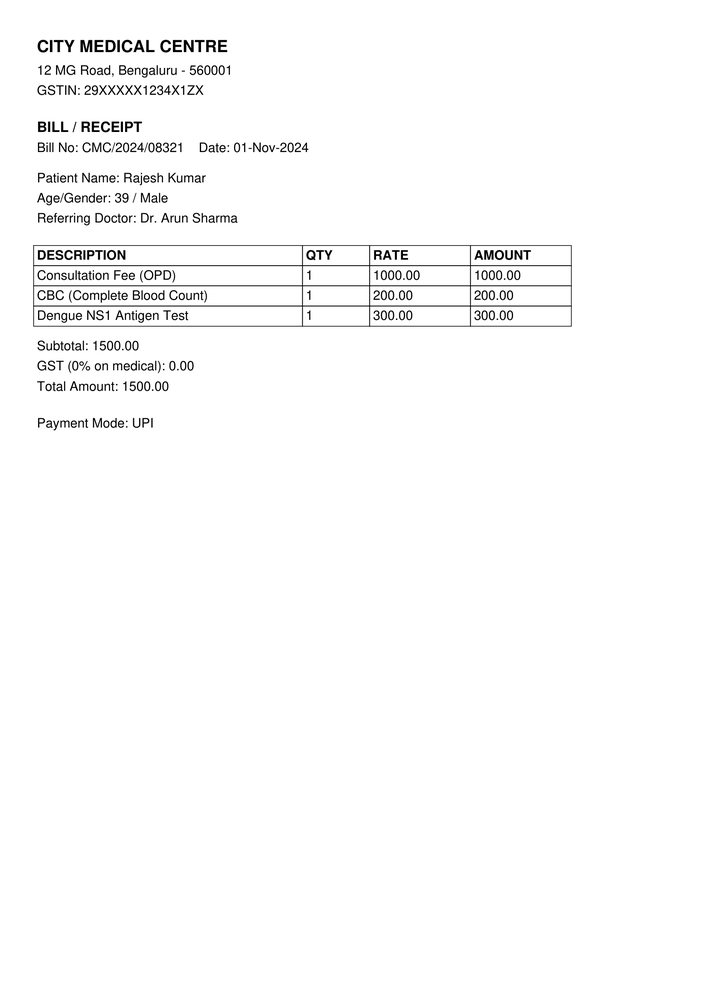
#> input picture bill_rajesh-1.png, 706 x 999 px, shrunk from 1654 x 2339 before the run, found by its file name
$ python generate_mock_pdf.py
#> lines starting #> are read from the running program, lines starting #| are printed output that depends on the picture
from fpdf import FPDF
from PIL import Image, ImageFilter


# 1) Clean prescription PDF (Rajesh) – prescription_rajesh.pdf
# [144 lines left out: functions make_clean_prescription_pdf, make_clean_consultation_bill_pdf, make_pharmacy_bill_pdf, make_dental_bill_pdf, not called in this run]


# 5) Optional blurry image – needs an existing PNG
from PIL import Image, ImageFilter

def make_blurry(input_path: str, output_path: str, radius: int = 3):
#> called with input_path = 'bill_rajesh-1.png', output_path = 'prescription_rajesh_blurry.png', radius = 3
    img = Image.open(input_path)
#> img is the input picture: PIL image 706x999 RGB; min 0, max 255, mean 250.6
    # Ensure we are in a mode that supports GaussianBlur
    if img.mode not in ("RGB", "L"):
        img = img.convert("RGB")
    img = img.filter(ImageFilter.GaussianBlur(radius=radius))
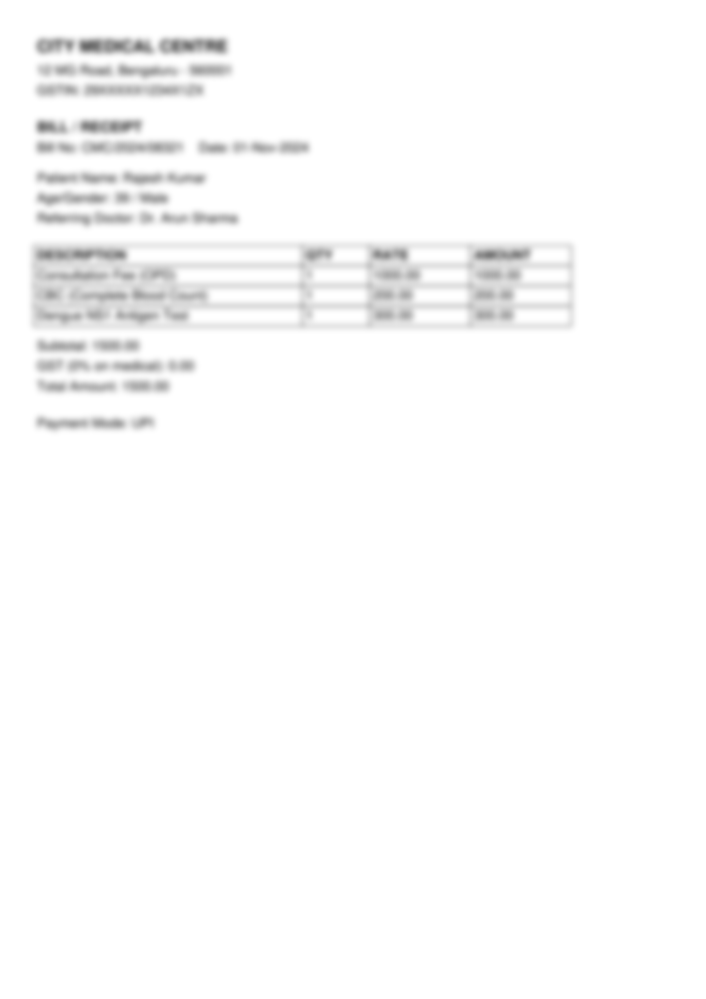
#> img: PIL image 706x999 RGB; min 106, max 255, mean 250.6
    img.save(output_path)

if __name__ == "__main__":
    make_blurry("bill_rajesh-1.png", "prescription_rajesh_blurry.png", radius=3)
    make_blurry("prescription_rajesh-1.png", "bill_rajesh_blurry.png", radius=4)
#> call 2 of make_blurry, with input_path = 'prescription_rajesh-1.png', output_path = 'bill_rajesh_blurry.png', radius = 4
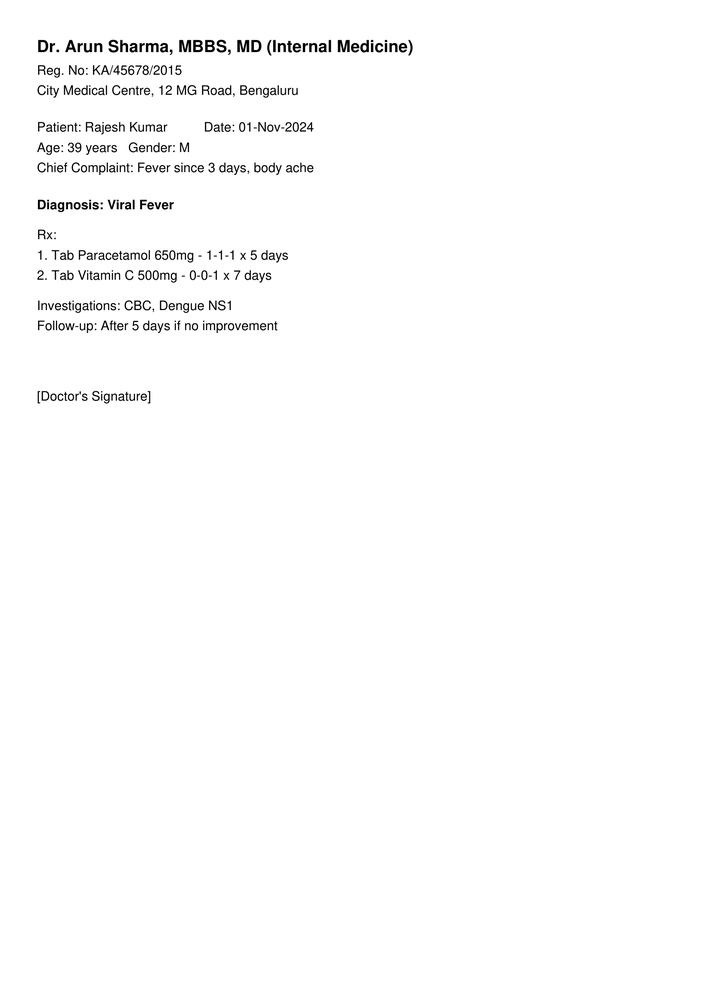
#> input picture prescription_rajesh-1.png, 706 x 999 px, shrunk from 1654 x 2339 before the run, found by its file name
#> in make_blurry, img is the input picture: PIL image 706x999 RGB; min 0, max 255, mean 252
#> in make_blurry (call 2), `img = img.filter(ImageFilter.GaussianBlur(radius=radius))`:
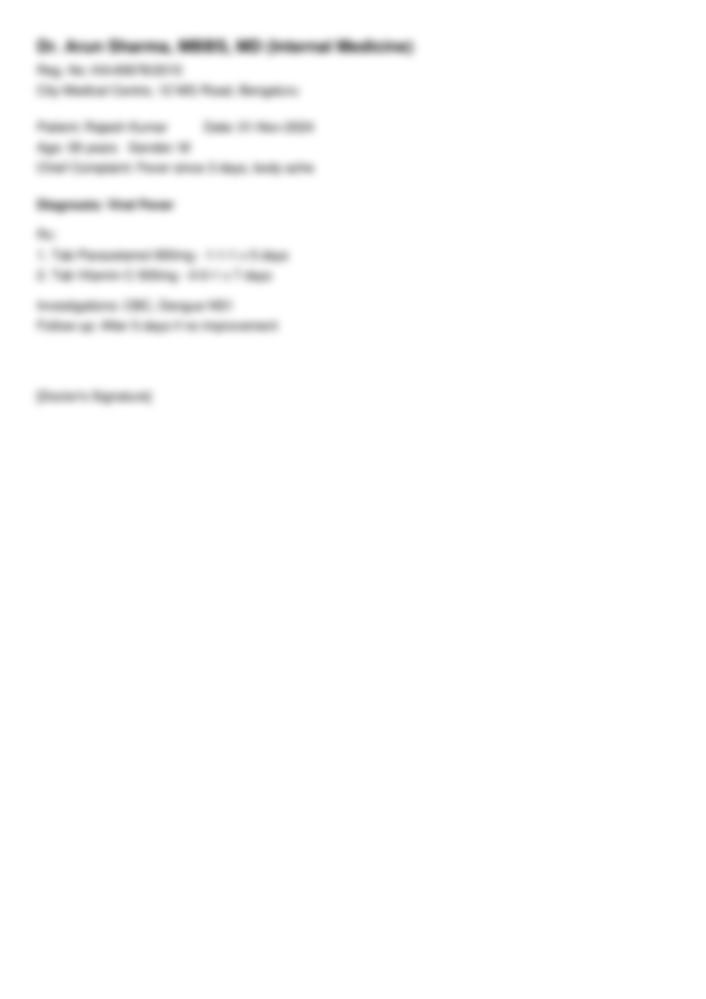
#> img: PIL image 706x999 RGB; min 122, max 255, mean 252
    make_blurry("pharmacy_bill_rajesh-1.png", "pharmacy_bill_rajesh_blurry.png", radius=4)
#> call 3 of make_blurry, with input_path = 'pharmacy_bill_rajesh-1.png', output_path = 'pharmacy_bill_rajesh_blurry.png', radius = 4
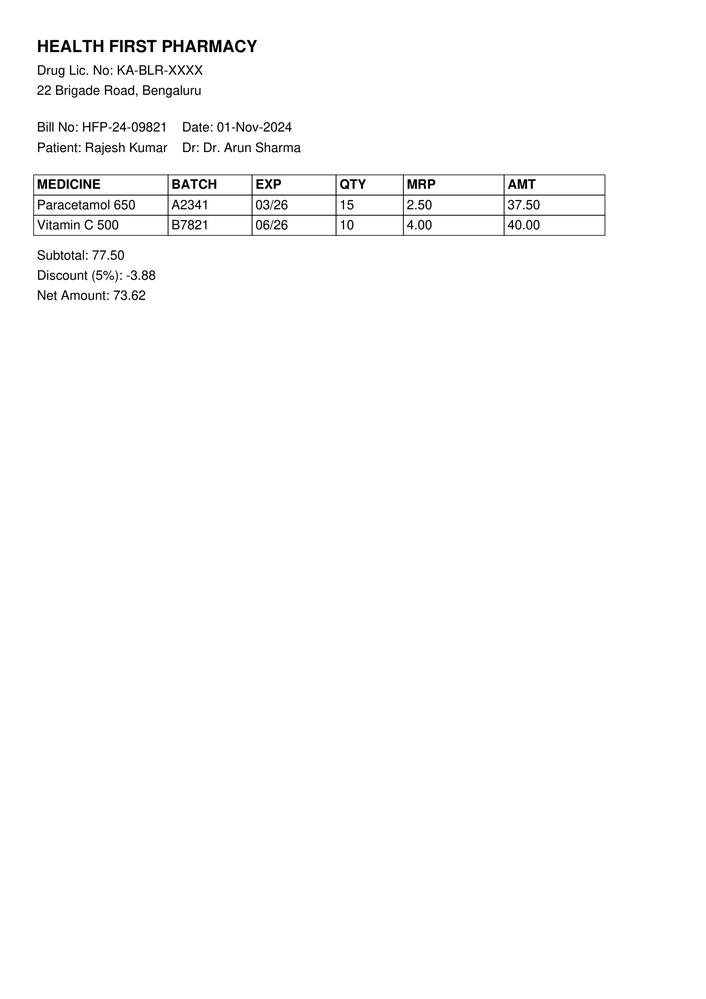
#> input picture pharmacy_bill_rajesh-1.png, 706 x 999 px, shrunk from 1654 x 2339 before the run, found by its file name
#> in make_blurry, img is the input picture: PIL image 706x999 RGB; min 0, max 255, mean 251.7
#> in make_blurry (call 3), `img = img.filter(ImageFilter.GaussianBlur(radius=radius))`:
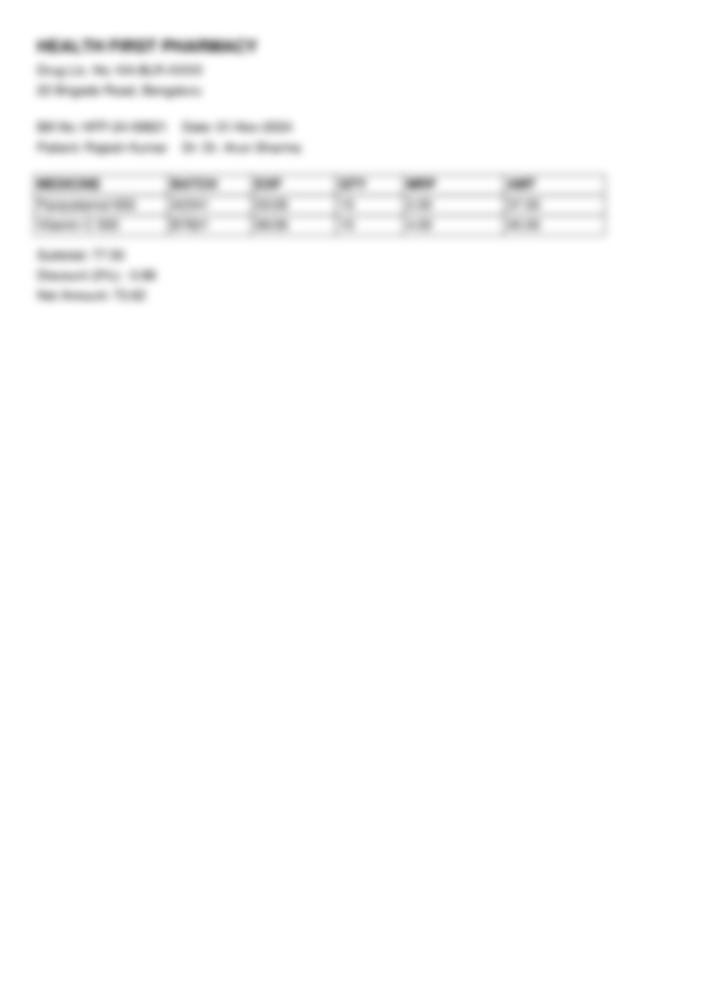
#> img: PIL image 706x999 RGB; min 125, max 255, mean 251.7
    print("Blurred images created.")


# [6 lines of commented-out code are left out]
